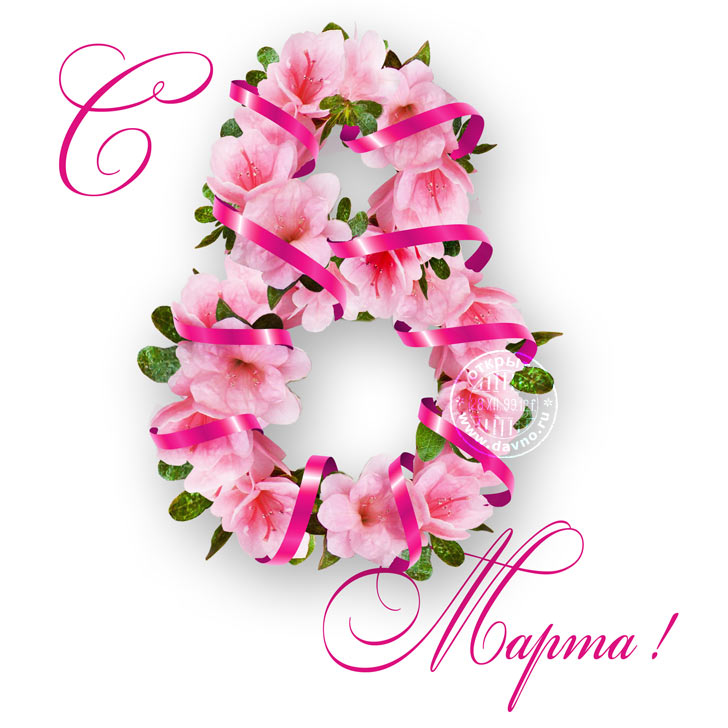
#> input picture 8eig/8mart.jpg, 728 x 728 px
$ python 3.py
#> lines starting #> are read from the running program, lines starting #| are printed output that depends on the picture; after the words box and inside, x2 and y2 are one past the last pixel; in counts of white or black regions, pixels touching at a corner belong together
from PIL import Image, ImageFilter, ImageDraw, ImageFont


input_name = input()
#> the answer given: 8mart.jpg
inp = input()
im = Image.open(input_name)
#> im is the input picture: PIL image 728x728 RGB; mean R, G, B 239.9, 217.1, 224.8
im_crop = im.crop((10, 700, 400, 900))
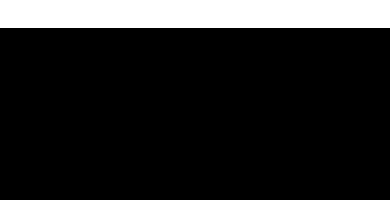
#> im_crop: PIL image 390x200 RGB; 14% white; 1 white region, box (x1, y1, x2, y2) and area: (0, 0, 390, 28) 10920
im_crop.save('1' + input_name)


font = ImageFont.truetype('nice.ttf', 40)
dr = ImageDraw.Draw(im)
dr.text(
        (0, 0),
        inp + ', поздравляем!',
        font=font,
        fill=('#1C0606'))

im.save('res.png')
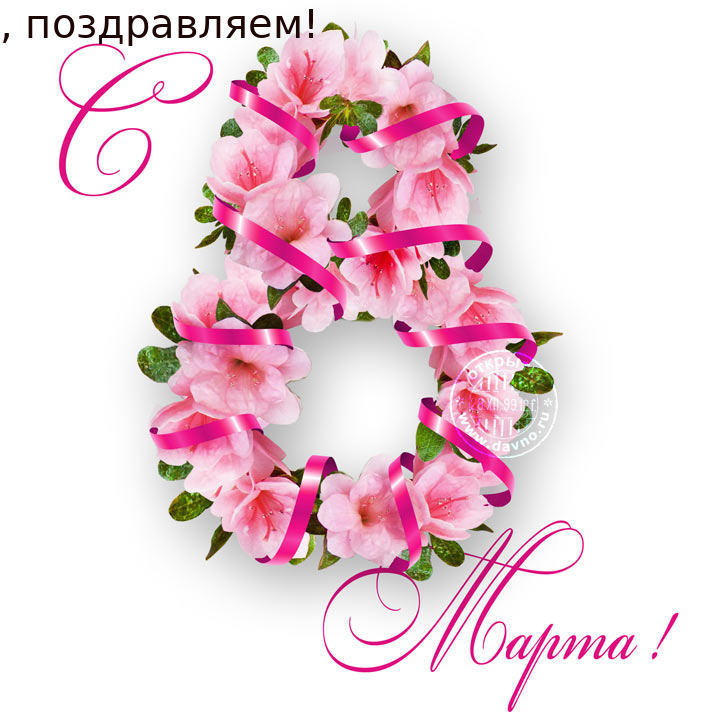
#> saved as res.png: PIL image 728x728 RGB; mean R, G, B 238.8, 215.9, 223.6
